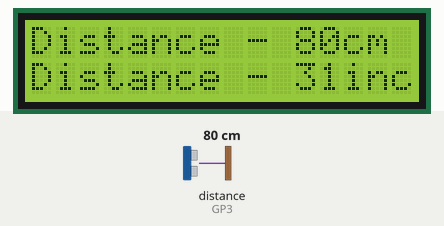
A program run on a simulated Raspberry Pi Pico running MicroPython. Shown: 16×2 character LCD. The inputs (shaded band) are chosen by the test bench; at power-on: distance to the obstacle (sensor on GP3) 80 cm. The echo pulse lasts 58.3 µs per cm.

Above: at 5.8 s.
5.9 s: distance to the obstacle (sensor on GP3) set to 299 cm
At 6.8 s:
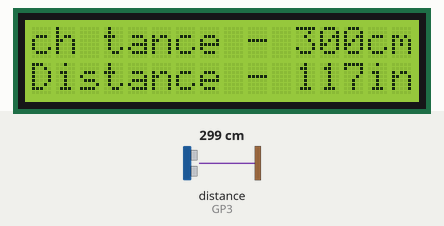
8.9 s: distance to the obstacle (sensor on GP3) set to 2 cm
At 9.22 s:
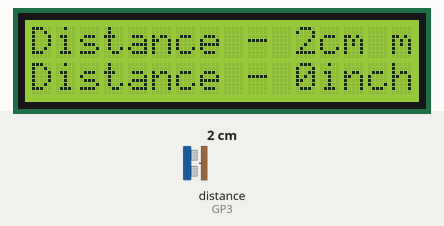
10.9 s: distance to the obstacle (sensor on GP3) set to 120 cm
At 11.5 s:
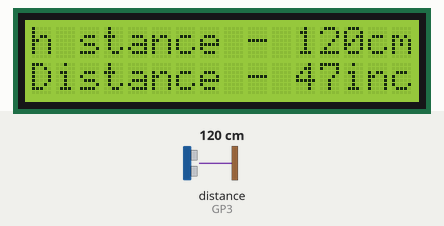
13.9 s: distance to the obstacle (sensor on GP3) set to 18 cm
At 14.18 s:
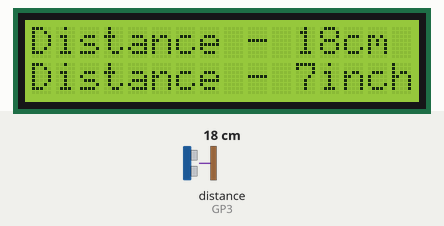
Timing chart, 0 to 16.9 s (numbered marks = the images above; inputs shaded):
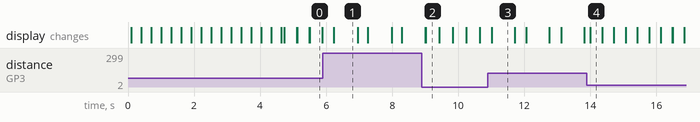

Measured:
- after the input at 5.9 s, the display: changes after 0.34 s (image 1)
- after the input at 8.9 s, the display: first changes after 0.10 s (image 2 shows a later state)
- after the input at 10.9 s, the display: changes after 0.11 s (image 3)
- after the input at 13.9 s, the display: changes after 0.10 s (image 4)
- what the display in image 1 shows lasts 0.8 s, from 6.2 s to 7.0 s
- what the display in image 2 shows lasts 0.4 s, from 9.0 s to 9.4 s

The program:

Using_the_Ultrasonic_distance_sensor_15.py
```python
#Import the library files
from machine import I2C, Pin
from time import sleep
from pico_i2c_lcd import I2cLcd
import time

Trig = Pin(2,Pin.OUT)#Include the Trig pin
Echo = Pin(3,Pin.IN)#Include the Echo pin

i2c = I2C(0,scl=Pin(5), sda=Pin(4), freq=100000)#Include the I2C pins
I2C_ADDR = i2c.scan()[0]#Scan I2C address
lcd = I2cLcd(i2c, I2C_ADDR, 2, 16)#Initialize the I2C module

#Get the distance
def distance():
    Trig.value(0)
    time.sleep_us(4)
    Trig.value(1)
    time.sleep_us(10)
    Trig.value(0)

    while Echo.value() == 0:
       low = time.ticks_us()

    while Echo.value() == 1:
       high = time.ticks_us()

    t = high - low
    return t

#Starting text
def startText():
    lcd.move_to(0,0)
    lcd.putstr("Distance Loading")
    for i in range(0,15):
        lcd.move_to(i,1)
        lcd.putstr(".")
        time.sleep(0.3)

startText()#Starting text
lcd.clear()#Clear the display

while True:
    dis = distance()#Get the distance
    cm = dis/29/2#Convert time to "cm"
    cm = int(cm)
    inch = dis/74/2#Convert time to "inch"
    inch = int(inch)

    lcd.move_to(0,0)#Set the cursor
    lcd.putstr("Distance - ")
    lcd.putstr(str(cm)+ "cm ")#Print the distance

    lcd.move_to(0,1)#Set the cursor
    lcd.putstr("Distance - ")
    lcd.putstr(str(inch)+ "inch ")#Print the distance
```
